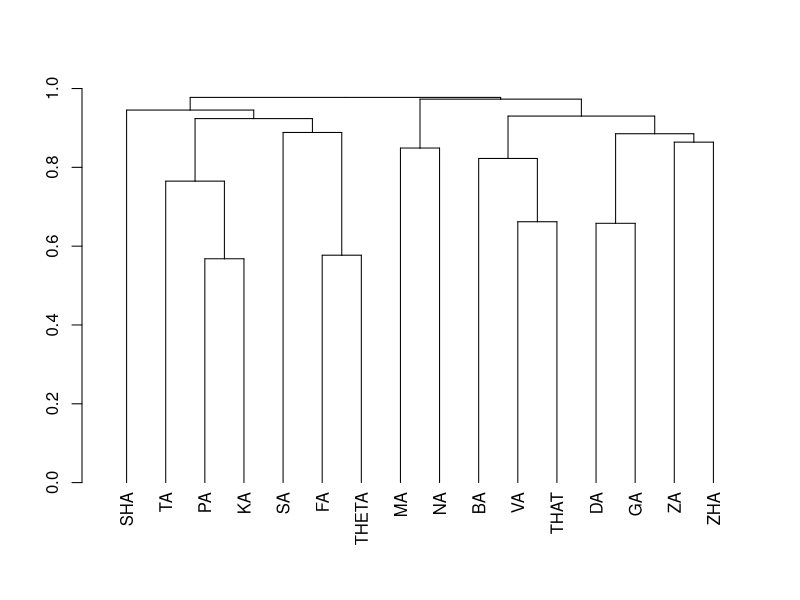

This figure's R source:
library(clue)


### Name: ls_fit_ultrametric
### Title: Least Squares Fit of Ultrametrics to Dissimilarities
### Aliases: ls_fit_ultrametric
### Keywords: cluster optimize

### ** Examples

## Least squares fit of an ultrametric to the Miller-Nicely consonant
## phoneme confusion data.
data("Phonemes")
## Note that the Phonemes data set has the consonant misclassification
## probabilities, i.e., the similarities between the phonemes.
d <- as.dist(1 - Phonemes)
u <- ls_fit_ultrametric(d, control = list(verbose = TRUE))
## Cophenetic correlation:
cor(d, u)
## Plot:
plot(u)
## ("Basically" the same as Figure 1 in de Soete (1986).)
